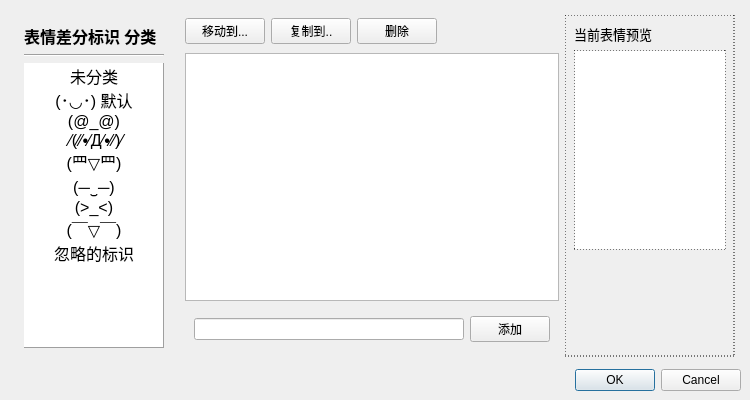
<?xml version="1.0" encoding="UTF-8"?>
<ui version="4.0">
 <class>MainWindow</class>
 <widget class="QMainWindow" name="MainWindow">
  <property name="geometry">
   <rect>
    <x>0</x>
    <y>0</y>
    <width>750</width>
    <height>400</height>
   </rect>
  </property>
  <property name="maximumSize">
   <size>
    <width>750</width>
    <height>400</height>
   </size>
  </property>
  <property name="windowTitle">
   <string>表情差分标识管理</string>
  </property>
  <widget class="QWidget" name="centralwidget">
   <layout class="QVBoxLayout" name="verticalLayout_2">
    <item>
     <widget class="QWidget" name="widget_4" native="true">
      <layout class="QHBoxLayout" name="horizontalLayout_2">
       <property name="leftMargin">
        <number>6</number>
       </property>
       <property name="topMargin">
        <number>6</number>
       </property>
       <property name="rightMargin">
        <number>6</number>
       </property>
       <property name="bottomMargin">
        <number>6</number>
       </property>
       <item>
        <widget class="QWidget" name="widget_5" native="true">
         <layout class="QVBoxLayout" name="verticalLayout_3">
          <item>
           <widget class="QLabel" name="label">
            <property name="text">
             <string>&lt;html&gt;&lt;head/&gt;&lt;body&gt;&lt;p&gt;&lt;span style=&quot; font-size:12pt; font-weight:600;&quot;&gt;表情差分标识 分类&lt;/span&gt;&lt;/p&gt;&lt;/body&gt;&lt;/html&gt;</string>
            </property>
           </widget>
          </item>
          <item>
           <widget class="Line" name="line">
            <property name="orientation">
             <enum>Qt::Horizontal</enum>
            </property>
           </widget>
          </item>
          <item>
           <widget class="QListWidget" name="categoryMenuListWidget">
            <property name="sizePolicy">
             <sizepolicy hsizetype="Minimum" vsizetype="Expanding">
              <horstretch>0</horstretch>
              <verstretch>0</verstretch>
             </sizepolicy>
            </property>
            <property name="minimumSize">
             <size>
              <width>140</width>
              <height>200</height>
             </size>
            </property>
            <property name="maximumSize">
             <size>
              <width>140</width>
              <height>16777215</height>
             </size>
            </property>
            <property name="styleSheet">
             <string notr="true"/>
            </property>
            <property name="frameShape">
             <enum>QFrame::Panel</enum>
            </property>
            <property name="frameShadow">
             <enum>QFrame::Raised</enum>
            </property>
            <property name="verticalScrollBarPolicy">
             <enum>Qt::ScrollBarAlwaysOff</enum>
            </property>
            <property name="sizeAdjustPolicy">
             <enum>QAbstractScrollArea::AdjustIgnored</enum>
            </property>
            <item>
             <property name="text">
              <string>未分类</string>
             </property>
             <property name="font">
              <font>
               <pointsize>12</pointsize>
              </font>
             </property>
             <property name="textAlignment">
              <set>AlignCenter</set>
             </property>
             <property name="flags">
              <set>ItemIsSelectable|ItemIsUserCheckable|ItemIsEnabled</set>
             </property>
            </item>
            <item>
             <property name="text">
              <string>(･◡･) 默认</string>
             </property>
             <property name="font">
              <font>
               <pointsize>12</pointsize>
              </font>
             </property>
             <property name="textAlignment">
              <set>AlignCenter</set>
             </property>
             <property name="foreground">
              <brush brushstyle="SolidPattern">
               <color alpha="255">
                <red>0</red>
                <green>0</green>
                <blue>0</blue>
               </color>
              </brush>
             </property>
            </item>
            <item>
             <property name="text">
              <string>(@_@)</string>
             </property>
             <property name="font">
              <font>
               <pointsize>12</pointsize>
              </font>
             </property>
             <property name="textAlignment">
              <set>AlignCenter</set>
             </property>
            </item>
            <item>
             <property name="text">
              <string> ⁄(⁄⁄•⁄Д⁄•⁄⁄)⁄</string>
             </property>
             <property name="font">
              <font>
               <pointsize>12</pointsize>
              </font>
             </property>
             <property name="textAlignment">
              <set>AlignCenter</set>
             </property>
            </item>
            <item>
             <property name="text">
              <string>(罒▽罒)</string>
             </property>
             <property name="font">
              <font>
               <pointsize>12</pointsize>
              </font>
             </property>
             <property name="textAlignment">
              <set>AlignCenter</set>
             </property>
            </item>
            <item>
             <property name="text">
              <string>(─‿─)</string>
             </property>
             <property name="font">
              <font>
               <pointsize>12</pointsize>
              </font>
             </property>
             <property name="textAlignment">
              <set>AlignCenter</set>
             </property>
            </item>
            <item>
             <property name="text">
              <string>(&gt;_&lt;)</string>
             </property>
             <property name="font">
              <font>
               <pointsize>12</pointsize>
              </font>
             </property>
             <property name="textAlignment">
              <set>AlignCenter</set>
             </property>
            </item>
            <item>
             <property name="text">
              <string>(￣▽￣)</string>
             </property>
             <property name="font">
              <font>
               <pointsize>12</pointsize>
              </font>
             </property>
             <property name="textAlignment">
              <set>AlignCenter</set>
             </property>
            </item>
            <item>
             <property name="text">
              <string>忽略的标识</string>
             </property>
             <property name="font">
              <font>
               <pointsize>12</pointsize>
              </font>
             </property>
             <property name="textAlignment">
              <set>AlignCenter</set>
             </property>
            </item>
           </widget>
          </item>
         </layout>
        </widget>
       </item>
       <item>
        <widget class="QWidget" name="widget" native="true">
         <layout class="QVBoxLayout" name="verticalLayout" stretch="0,0,0,0">
          <property name="leftMargin">
           <number>6</number>
          </property>
          <property name="topMargin">
           <number>0</number>
          </property>
          <property name="rightMargin">
           <number>0</number>
          </property>
          <property name="bottomMargin">
           <number>0</number>
          </property>
          <item>
           <widget class="QWidget" name="widget_2" native="true">
            <layout class="QHBoxLayout" name="horizontalLayout">
             <property name="leftMargin">
              <number>0</number>
             </property>
             <property name="topMargin">
              <number>3</number>
             </property>
             <property name="rightMargin">
              <number>0</number>
             </property>
             <property name="bottomMargin">
              <number>3</number>
             </property>
             <item>
              <widget class="QPushButton" name="moveButton">
               <property name="text">
                <string>移动到...</string>
               </property>
              </widget>
             </item>
             <item>
              <widget class="QPushButton" name="copyButton">
               <property name="text">
                <string>复制到..</string>
               </property>
              </widget>
             </item>
             <item>
              <widget class="QPushButton" name="delButton">
               <property name="text">
                <string>删除</string>
               </property>
              </widget>
             </item>
             <item>
              <spacer name="horizontalSpacer">
               <property name="orientation">
                <enum>Qt::Horizontal</enum>
               </property>
               <property name="sizeHint" stdset="0">
                <size>
                 <width>40</width>
                 <height>20</height>
                </size>
               </property>
              </spacer>
             </item>
            </layout>
           </widget>
          </item>
          <item>
           <widget class="QListWidget" name="strShowListWidget"/>
          </item>
          <item>
           <widget class="QWidget" name="widget_6" native="true">
            <layout class="QHBoxLayout" name="horizontalLayout_4">
             <item>
              <widget class="QLineEdit" name="lineEdit"/>
             </item>
             <item>
              <widget class="QPushButton" name="addItemButton">
               <property name="text">
                <string>添加</string>
               </property>
              </widget>
             </item>
            </layout>
           </widget>
          </item>
          <item>
           <widget class="QWidget" name="widget_3" native="true">
            <layout class="QHBoxLayout" name="horizontalLayout_3">
             <property name="leftMargin">
              <number>0</number>
             </property>
             <property name="topMargin">
              <number>0</number>
             </property>
             <property name="rightMargin">
              <number>0</number>
             </property>
             <property name="bottomMargin">
              <number>0</number>
             </property>
            </layout>
           </widget>
          </item>
         </layout>
        </widget>
       </item>
       <item>
        <widget class="QWidget" name="previewWidget" native="true">
         <property name="minimumSize">
          <size>
           <width>170</width>
           <height>250</height>
          </size>
         </property>
         <property name="maximumSize">
          <size>
           <width>170</width>
           <height>16777215</height>
          </size>
         </property>
         <property name="styleSheet">
          <string notr="true">QWidget{border: 1px dashed black;}</string>
         </property>
         <layout class="QVBoxLayout" name="verticalLayout_4">
          <item>
           <widget class="QLabel" name="label_2">
            <property name="sizePolicy">
             <sizepolicy hsizetype="Preferred" vsizetype="Maximum">
              <horstretch>0</horstretch>
              <verstretch>0</verstretch>
             </sizepolicy>
            </property>
            <property name="styleSheet">
             <string notr="true">QLabel{border: 0px;}</string>
            </property>
            <property name="text">
             <string>&lt;html&gt;&lt;head/&gt;&lt;body&gt;&lt;p&gt;&lt;span style=&quot; font-size:10pt;&quot;&gt;当前表情预览&lt;/span&gt;&lt;/p&gt;&lt;/body&gt;&lt;/html&gt;</string>
            </property>
           </widget>
          </item>
          <item>
           <widget class="QGraphicsView" name="graphicsView">
            <property name="minimumSize">
             <size>
              <width>150</width>
              <height>200</height>
             </size>
            </property>
            <property name="maximumSize">
             <size>
              <width>300</width>
              <height>400</height>
             </size>
            </property>
           </widget>
          </item>
          <item>
           <spacer name="verticalSpacer">
            <property name="orientation">
             <enum>Qt::Vertical</enum>
            </property>
            <property name="sizeHint" stdset="0">
             <size>
              <width>20</width>
              <height>321</height>
             </size>
            </property>
           </spacer>
          </item>
         </layout>
        </widget>
       </item>
      </layout>
     </widget>
    </item>
    <item>
     <widget class="QDialogButtonBox" name="ensureButtonBox">
      <property name="standardButtons">
       <set>QDialogButtonBox::Cancel|QDialogButtonBox::Ok</set>
      </property>
     </widget>
    </item>
   </layout>
  </widget>
 </widget>
 <resources/>
 <connections/>
</ui>
